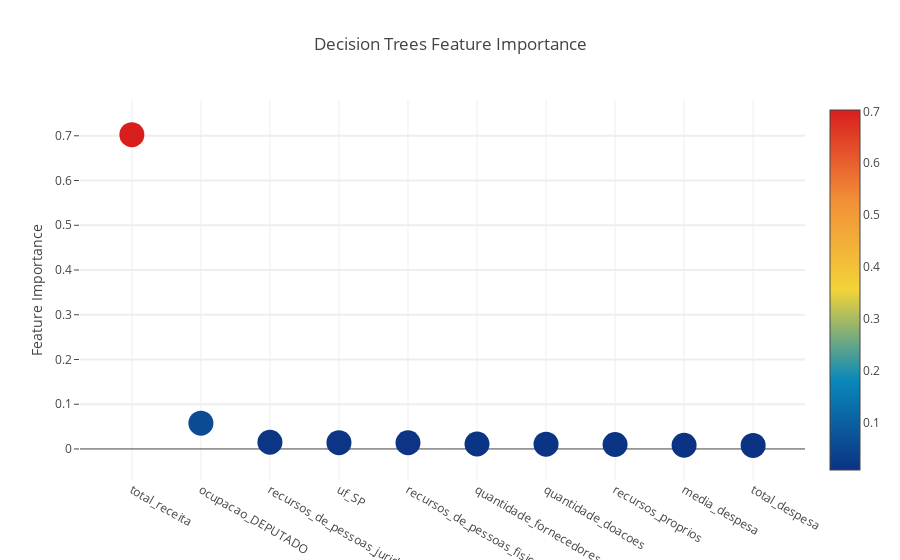
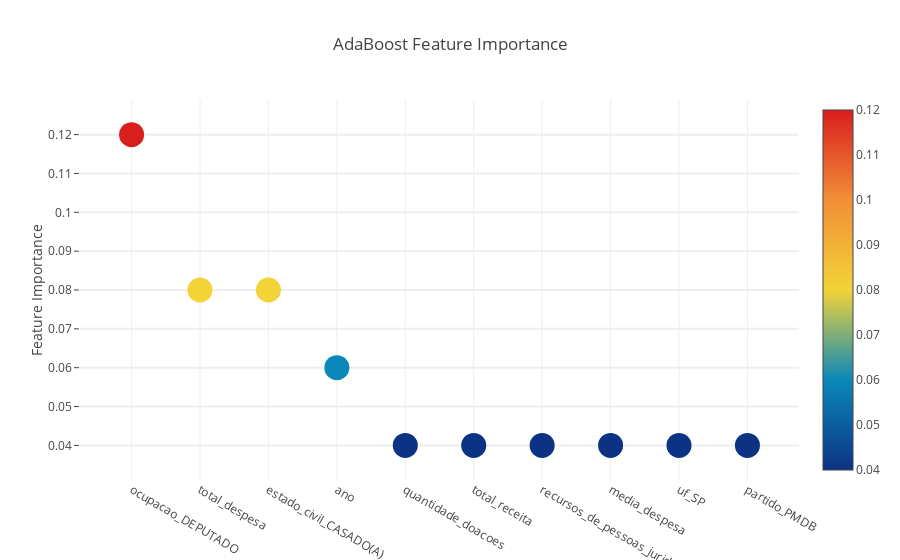
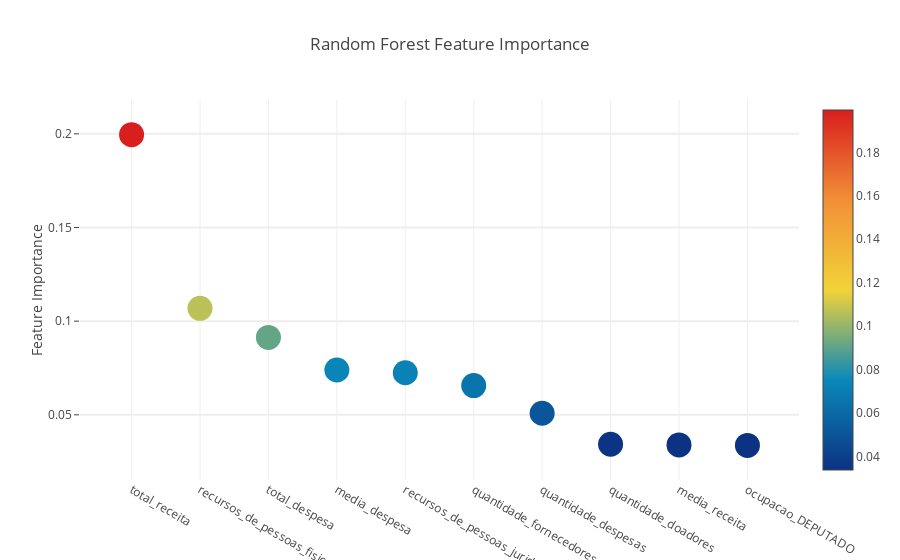
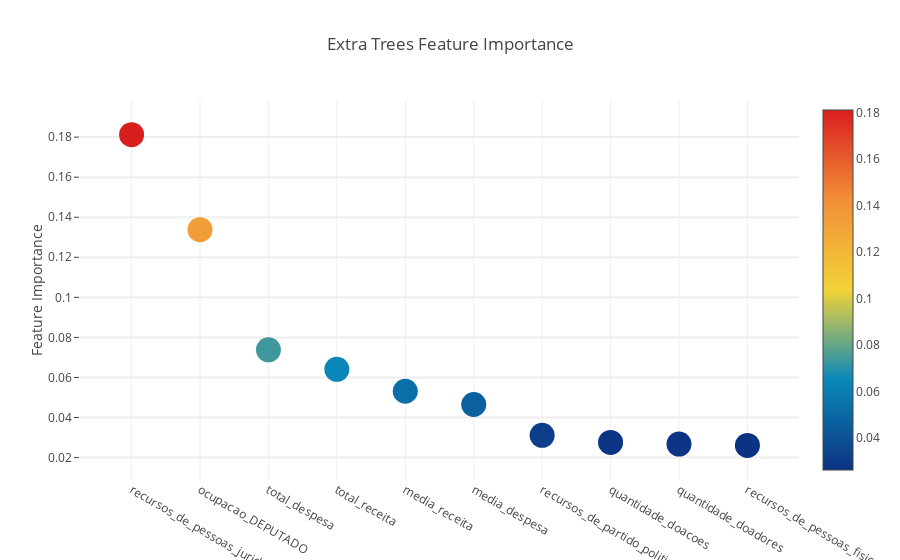

Notebook code cell kept with these figures, in order:
### Markdown cell above
#### Decision Trees, AdaBoost, Random Forest Classifier e Extra Trees Classifier

### Code cell
dt_clf = dt.get_clf() 
ad_clf = ad.get_clf() 
rf_clf = rf.get_clf() 
et_clf = et.get_clf() 

models = [(dt_clf, ModelsNames.DT), (ad_clf, ModelsNames.ADA), (rf_clf, ModelsNames.RF), (et_clf, ModelsNames.ET)]

for model, model_name in models:
    plot_feature_importances(model, model_name)

### Figure 1 — Plotly figure (JSON) as saved in the notebook; plotly's stock layout.template omitted (floating-point values rounded to 4 significant figures)
{"data": [{"marker": {"cauto": true, "cmax": 0.7026, "cmin": 0.008022, "color": [0.7026, 0.05759, 0.01496, 0.01412, 0.01383, 0.01108, 0.01078, 0.009961, 0.008305, 0.008022], "colorscale": "Portland", "showscale": true, "size": 25, "sizemode": "diameter", "sizeref": 1}, "mode": "markers", "text": ["total_receita", "ocupacao_DEPUTADO", "recursos_de_pessoas_juridicas", "uf_SP", "recursos_de_pessoas_fisicas", "quantidade_fornecedores", "quantidade_doacoes", "recursos_proprios", "media_despesa", "total_despesa"], "type": "scatter", "uid": "b50fea61-1b98-47b0-a311-206c75f734cb", "x": ["total_receita", "ocupacao_DEPUTADO", "recursos_de_pessoas_juridicas", "uf_SP", "recursos_de_pessoas_fisicas", "quantidade_fornecedores", "quantidade_doacoes", "recursos_proprios", "media_despesa", "total_despesa"], "y": [0.7026, 0.05759, 0.01496, 0.01412, 0.01383, 0.01108, 0.01078, 0.009961, 0.008305, 0.008022]}], "layout": {"autosize": true, "hovermode": "closest", "showlegend": false, "title": "Decision Trees Feature Importance", "xaxis": {"autorange": true, "range": [-0.6631, 9.663], "type": "category"}, "yaxis": {"autorange": true, "gridwidth": 2, "range": [-0.08751, 0.7981], "ticklen": 5, "title": "Feature Importance", "type": "linear"}}}

### Figure 2 — Plotly figure (JSON) as saved in the notebook; plotly's stock layout.template omitted (floating-point values rounded to 4 significant figures)
{"data": [{"marker": {"cauto": true, "cmax": 0.12, "cmin": 0.04, "color": [0.12, 0.08, 0.08, 0.06, 0.04, 0.04, 0.04, 0.04, 0.04, 0.04], "colorscale": "Portland", "showscale": true, "size": 25, "sizemode": "diameter", "sizeref": 1}, "mode": "markers", "text": ["ocupacao_DEPUTADO", "total_despesa", "estado_civil_CASADO(A)", "ano", "quantidade_doacoes", "total_receita", "recursos_de_pessoas_juridicas", "media_despesa", "uf_SP", "partido_PMDB"], "type": "scatter", "uid": "e7433148-0c78-4e15-88ba-a8c805327d23", "x": ["ocupacao_DEPUTADO", "total_despesa", "estado_civil_CASADO(A)", "ano", "quantidade_doacoes", "total_receita", "recursos_de_pessoas_juridicas", "media_despesa", "uf_SP", "partido_PMDB"], "y": [0.12, 0.08, 0.08, 0.06, 0.04, 0.04, 0.04, 0.04, 0.04, 0.04]}], "layout": {"autosize": true, "hovermode": "closest", "showlegend": false, "title": "AdaBoost Feature Importance", "xaxis": {"autorange": true, "range": [-0.6642, 9.664], "type": "category"}, "yaxis": {"autorange": true, "gridwidth": 2, "range": [0.029, 0.131], "ticklen": 5, "title": "Feature Importance", "type": "linear"}}}

### Figure 3 — Plotly figure (JSON) as saved in the notebook; plotly's stock layout.template omitted (floating-point values rounded to 4 significant figures)
{"data": [{"marker": {"cauto": true, "cmax": 0.1996, "cmin": 0.03369, "color": [0.1996, 0.1068, 0.09132, 0.07393, 0.07245, 0.06561, 0.05084, 0.0343, 0.03393, 0.03369], "colorscale": "Portland", "showscale": true, "size": 25, "sizemode": "diameter", "sizeref": 1}, "mode": "markers", "text": ["total_receita", "recursos_de_pessoas_fisicas", "total_despesa", "media_despesa", "recursos_de_pessoas_juridicas", "quantidade_fornecedores", "quantidade_despesas", "quantidade_doadores", "media_receita", "ocupacao_DEPUTADO"], "type": "scatter", "uid": "acf2a31e-679e-453d-a6c6-874526b4fb62", "x": ["total_receita", "recursos_de_pessoas_fisicas", "total_despesa", "media_despesa", "recursos_de_pessoas_juridicas", "quantidade_fornecedores", "quantidade_despesas", "quantidade_doadores", "media_receita", "ocupacao_DEPUTADO"], "y": [0.1996, 0.1068, 0.09132, 0.07393, 0.07245, 0.06561, 0.05084, 0.0343, 0.03393, 0.03369]}], "layout": {"autosize": true, "hovermode": "closest", "showlegend": false, "title": "Random Forest Feature Importance", "xaxis": {"autorange": true, "range": [-0.6642, 9.664], "type": "category"}, "yaxis": {"autorange": true, "gridwidth": 2, "range": [0.01087, 0.2224], "ticklen": 5, "title": "Feature Importance", "type": "linear"}}}

### Figure 4 — Plotly figure (JSON) as saved in the notebook; plotly's stock layout.template omitted (floating-point values rounded to 4 significant figures)
{"data": [{"marker": {"cauto": true, "cmax": 0.1812, "cmin": 0.02609, "color": [0.1812, 0.1338, 0.0738, 0.06404, 0.0531, 0.04651, 0.03112, 0.02756, 0.02675, 0.02609], "colorscale": "Portland", "showscale": true, "size": 25, "sizemode": "diameter", "sizeref": 1}, "mode": "markers", "text": ["recursos_de_pessoas_juridicas", "ocupacao_DEPUTADO", "total_despesa", "total_receita", "media_receita", "media_despesa", "recursos_de_partido_politico", "quantidade_doacoes", "quantidade_doadores", "recursos_de_pessoas_fisicas"], "type": "scatter", "uid": "ea89860a-0260-4843-9464-67428d75fc63", "x": ["recursos_de_pessoas_juridicas", "ocupacao_DEPUTADO", "total_despesa", "total_receita", "media_receita", "media_despesa", "recursos_de_partido_politico", "quantidade_doacoes", "quantidade_doadores", "recursos_de_pessoas_fisicas"], "y": [0.1812, 0.1338, 0.0738, 0.06404, 0.0531, 0.04651, 0.03112, 0.02756, 0.02675, 0.02609]}], "layout": {"autosize": true, "hovermode": "closest", "showlegend": false, "title": "Extra Trees Feature Importance", "xaxis": {"autorange": true, "range": [-0.6642, 9.664], "type": "category"}, "yaxis": {"autorange": true, "gridwidth": 2, "range": [0.004753, 0.2026], "ticklen": 5, "title": "Feature Importance", "type": "linear"}}}
